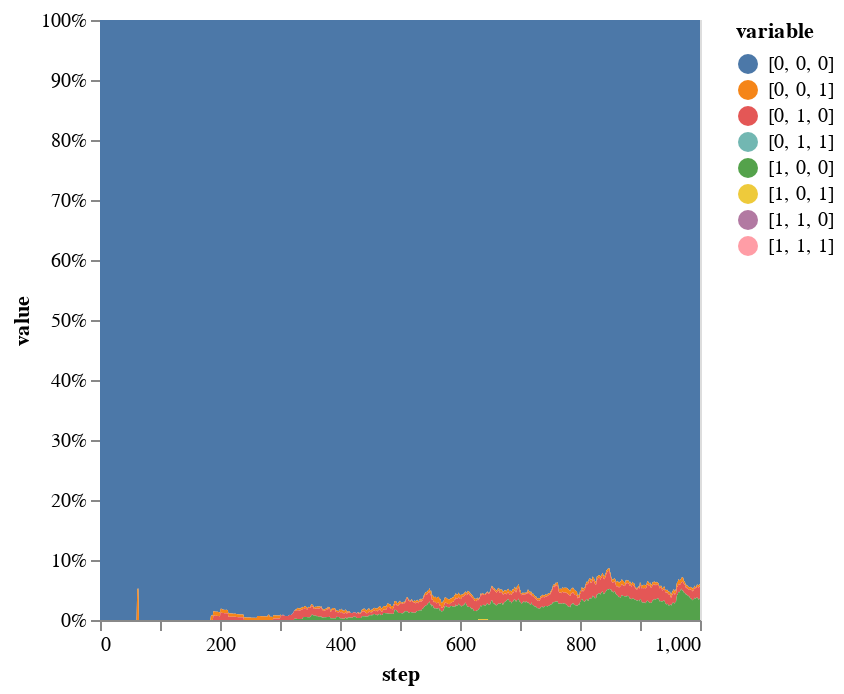

Notebook code cell kept with this figure:
### Code cell
#And the relative number of cells of each genotype
stacked |>
@vlplot(:area, x=:step, y={:value, stack=:normalize}, color="variable:n")

### Figure 1 — Vega-Lite specification as saved in the notebook (floating-point values rounded to 4 significant figures; data arrays with more than 128 entries replaced by an {"elided": "..."} marker saying what was removed)
{"data": {"values": {"elided": "8008 records"}}, "encoding": {"color": {"field": "variable", "type": "nominal"}, "x": {"field": "step", "type": "quantitative"}, "y": {"field": "value", "stack": "normalize", "type": "quantitative"}}, "mark": "area"}
